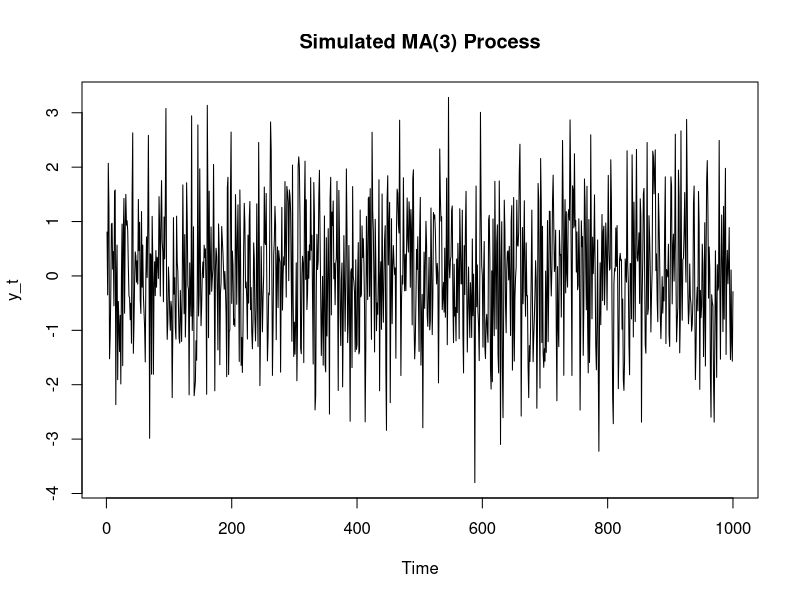
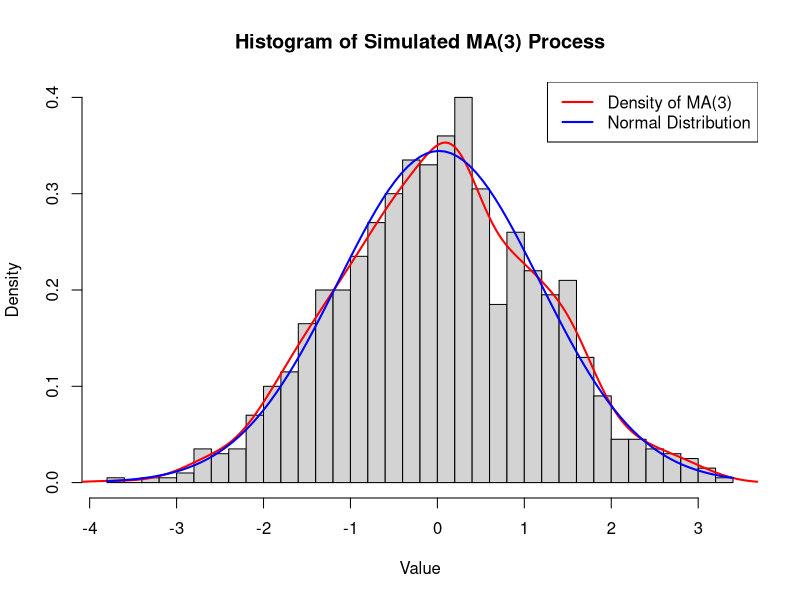
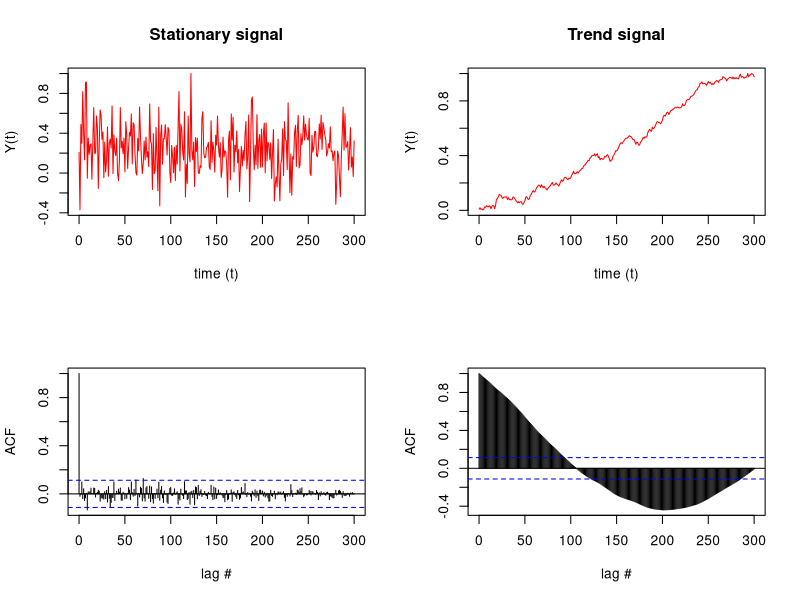

Source code (R) for these figures, in order:
# https://www.rdocumentation.org/packages/TimeSeries.OBeu/versions/1.2.4/topics/ts.stationary.test


# Time Series Analysis: MA Models and Stationarity Tests

## 1. Simulating an MA(3) Process and Plotting Against a Normal Distribution
# In this exercise, we will simulate an MA(3) process and compare it to a 
# normal distribution.

### R Code:

# Load the necessary libraries
if (!require(forecast)) install.packages("forecast")
library(forecast)

# Set the seed for reproducibility
set.seed(123)

# Simulate an MA(3) process with specific parameters
ma_coeffs <- c(0.5, -0.3, 0.2)  # Coefficients for the MA process
n <- 1000  # Number of observations
ma_process <- arima.sim(n = n, list(ma = ma_coeffs))

# Plot the simulated MA(3) process
plot(ma_process, type = "l", main = "Simulated MA(3) Process", ylab = "y_t")

# Plot the histogram of the simulated MA(3) process
hist(ma_process, breaks = 30,
     probability = TRUE,
     main = "Histogram of Simulated MA(3) Process", xlab = "Value")

# Overlay a normal distribution on the histogram for comparison
lines(density(ma_process), col = "red", lwd = 2)
curve(dnorm(x, mean(ma_process),
            sd(ma_process)), add = TRUE, col = "blue", lwd = 2)
legend("topright",
       legend = c("Density of MA(3)", "Normal Distribution"),
       col = c("red", "blue"), lwd = 2)



# We want to test for stationarity
# We may find ourselfs in a situation that we are not sure how to properly interpret the test output
# We should first go to R Help (F1) and read the documentation
# Then we can actually create data that we know whether or not are stationary and perform the tests
# For example:
# We know what a White Noise (WN) process is stationary (by default)
# We know that a simple Random Walk (RW) is not stationary
# We know that if we difference a simple RW then the process will become stationary
# We know that if we add to a WN process a trend it will become Trend-Stationary (see below)


# Practice on stationarity by testing on output that you know what to expect
t = 0:300
y_stationary <- rnorm(length(t),mean=1,sd=1) # the stationary time series (ts)
y_trend      <- cumsum(rnorm(length(t),mean=1,sd=4))+t/100 # our ts with a trend
# lets normalize each for simplicity (do you know what normalisation does)
y_stationary<- y_stationary/max(y_stationary)
y_trend      <- y_trend/max(y_trend)

# Second, we can check each for characteristics of stationarity
# by looking at the autocorrelation functions (ACF) of each signal.
# For a stationary signal, because we expect no dependence with time,
# we would expect the ACF to go to 0 for each time lag (τ).
# Lets visualize the signals and ACFs:

plot.new()
frame()
par(mfcol = c(2, 2))
# the stationary signal and ACF
plot(t, y_stationary,
     type = "l", col = "red",
     xlab = "time (t)",
     ylab = "Y(t)",
     main = "Stationary signal")
acf(y_stationary, lag.max = length(y_stationary),
    xlab = "lag #", ylab = "ACF", main = " ")
# the trend signal and ACF
plot(t, y_trend,
     type = "l", col = "red",
     xlab = "time (t)",
     ylab = "Y(t)",
     main = "Trend signal")
acf(y_trend, lag.max = length(y_trend),
    xlab = "lag #", ylab = "ACF", main = " ")

# Notably, the stationary signal (top left) results in few
# significant lags that exceed the confidence interval of
# the ACF (blue dashed line, bottom left) . In comparison,
# the time series with a trend (top right) results in almost
# all lags exceeding the confidence interval of the ACF (bottom right).
# Qualitatively, we can see and conclude from the ACFs that the signal
# on the left is stationary (due to the lags that die out) while the signal
# on the right is not stationary (since later lags exceed the confidence
# interval).

# Test on stationarity
library(tseries)
# A test we can conduct is the Augmented Dickey–Fuller (ADF)
# t-statistic test to find if the series has a unit root
# (a series with a trend line will have a unit root and result in a large p-value).
# y_stationary (check the help function - you can test for different things)
adf.test(y_stationary)
adf.test(y_stationary, alternative = c("stationary"),k = trunc((length(y_stationary)-1)^(1/3)))
adf.test(y_stationary, alternative = c("explosive"),k = trunc((length(y_stationary)-1)^(1/3)))

# KPSS: a null hypothesis that an observable time series is stationary
# We can test if the time series is level or trend
# stationary using the Kwiatkowski-Phillips-Schmidt-Shin (KPSS) test.
# Here we will test the null hypothesis of trend stationarity
# (a low p-value will indicate a signal that is not trend stationary, has a unit root):
tseries::kpss.test(y_stationary, null = "Level")
tseries::kpss.test(y_stationary)
tseries::kpss.test(y_stationary, null = "Trend")

# y_trend
adf.test(y_trend, alternative = c("stationary"))
adf.test(y_trend, alternative = c("explosive"))
adf.test(y_trend)

tseries::kpss.test(y_trend, null = "Level")
tseries::kpss.test(y_trend)
tseries::kpss.test(y_trend, null = "Trend")
